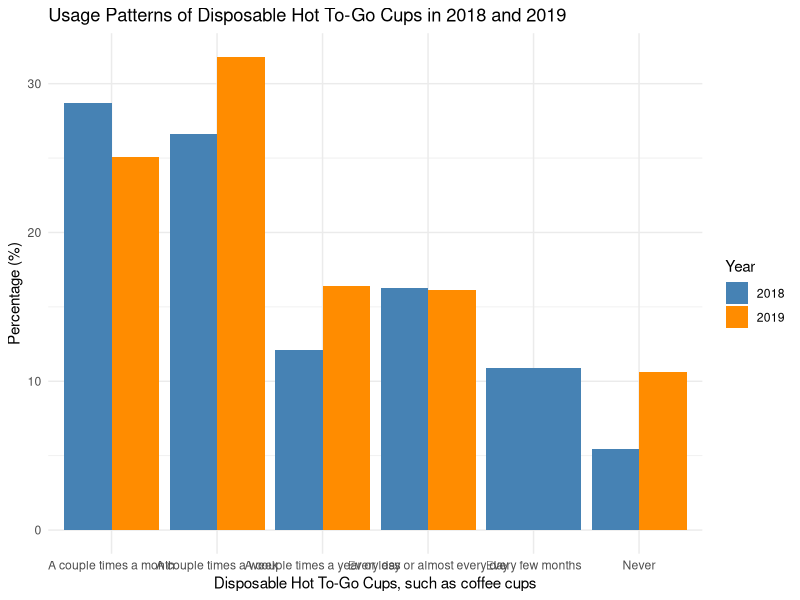

Here is the R script that generated this plot:
## ---- chunk 1
knitr::opts_chunk$set(echo = FALSE)
knitr::opts_chunk$set(warning = FALSE)
knitr::opts_chunk$set(message = FALSE)
knitr::opts_chunk$set(fig.width=6.5, fig.height=2.8) 
# loading in relevant libraries
library(tidyverse)
library(dplyr, warn.conflicts = FALSE)
library(tidyr)
library(haven)
library(ggplot2)
library(nnet)
library(readr)
library(knitr)
library(kableExtra)


### Input data ###
hot_to_go <- read.csv(here::here("outputs/data/Fig1_hot_to_go.csv"))
raw_data <- read.csv(here::here("outputs/data/cleaned_data.csv"))

## ---- chunk 2
Fhot_to_go <- 
  ggplot(data = hot_to_go, aes(x = Hot_To_Go_Cups, y = Percentage, fill = as.factor(Year))) +
  geom_bar(stat = "identity", position = "dodge") +
  theme_minimal() +
  labs(x = "Disposable Hot To-Go Cups, such as coffee cups", y = "Percentage (%)", title = "Usage Patterns of Disposable Hot To-Go Cups in 2018 and 2019") +
  scale_fill_manual(values = c("steelblue", "darkorange"), name = "Year", labels = c("2018", "2019"))

Fhot_to_go
## ---- chunk 3

## ---- chunk 4

## ---- chunk 5

## ---- chunk 6

## ---- chunk 7

## ---- chunk 8

## ---- chunk 9

## ---- chunk 10

## ---- chunk 11

## ---- chunk 12

## ---- chunk 13
#| message: false
#| warning: false
#| echo: false
#| tbl-cap: "Number and Proportion of people opinion on a by-request / ask first bylaw to reduce the use of single-use eating utensils in the City of Toronto"
#| label: tbl-number

# generate count and percentage
result_table <- raw_data %>%
  group_by(`single_use_utensil_bylaw_opinion`) %>%
  summarise(count = n()) %>%
  mutate(percentage = count / sum(count) * 100) %>%
  as.data.frame()

# change the value "Don?t know" to "Don't know"
result_table$single_use_utensil_bylaw_opinion <- ifelse(result_table$single_use_utensil_bylaw_opinion == "Don?t know", "Don't know", result_table$single_use_utensil_bylaw_opinion)

# print the table
kable(result_table)
## ---- chunk 14
# Create the multinomial logistic regression model
model1 <- multinom(single_use_utensil_bylaw_opinion ~ age + gender + education + household_income + location, data = raw_data)

# Extract the coefficients and standard errors from the model
coefs <- coef(summary(model1))

# Calculate exponentiated coefficients and confidence intervals
coefs_exp <- exp(coefs)
conf_int <- confint(model1)
conf_int_exp <- exp(conf_int)

# Combine exponentiated coefficients and confidence intervals
coefs_ci_exp <- cbind(coefs_exp, conf_int_exp)
coefs_df_exp <- as.data.frame(coefs_ci_exp)
coefs_df_exp$variable <- rownames(coefs_df_exp)

# Melt the data frame to a long format
coefs_melted_exp <- reshape2::melt(coefs_df_exp, id.vars = "variable")
colnames(coefs_melted_exp) <- c("variable", "type", "value")

# Filter only the exponentiated estimates and lower/upper bounds
coefs_melted_filtered_exp <- coefs_melted_exp[coefs_melted_exp$type %in% c("Estimate", "2.5 %", "97.5 %"),]



## ---- chunk 15

## ---- chunk 16

## ---- chunk 17

## ---- chunk 18
